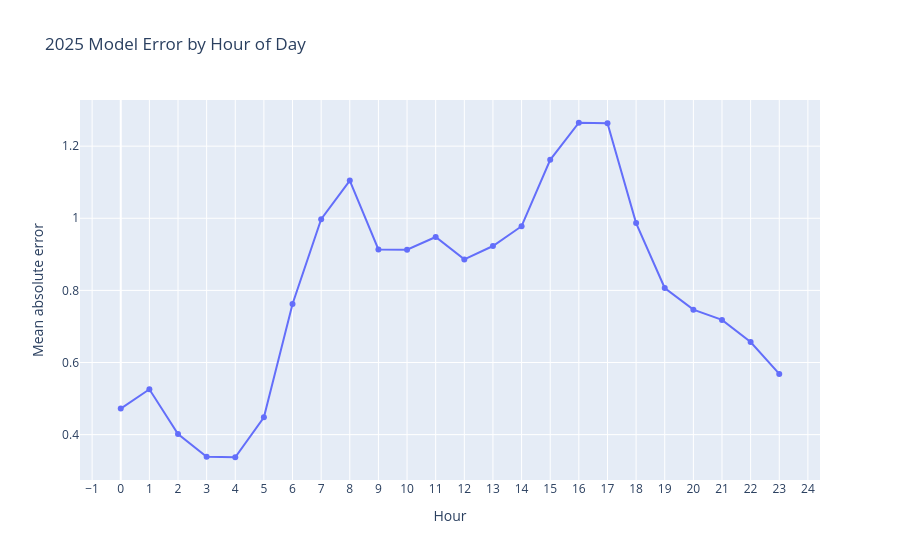

The code cell stored with this chart in its notebook:
### Code cell
fig = px.line(
    error_by_hour,
    x="hour",
    y="mean_absolute_error",
    markers=True,
    title="2025 Model Error by Hour of Day",
    labels={
        "hour": "Hour",
        "mean_absolute_error": "Mean absolute error",
    },
)

fig.update_xaxes(
    dtick=1,
)

fig.show()

### Figure 1 — Plotly figure (JSON) as saved in the notebook; plotly's stock layout.template omitted (floating-point values rounded to 4 significant figures)
{"data": [{"hovertemplate": "Hour=%{x}<br>Mean absolute error=%{y}<extra></extra>", "legendgroup": "", "line": {"color": "#636efa", "dash": "solid"}, "marker": {"symbol": "circle"}, "mode": "lines+markers", "name": "", "orientation": "v", "showlegend": false, "type": "scatter", "x": [0, 1, 2, 3, 4, 5, 6, 7, 8, 9, 10, 11, 12, 13, 14, 15, 16, 17, 18, 19, 20, 21, 22, 23], "xaxis": "x", "y": [0.4721, 0.5258, 0.4015, 0.3386, 0.3373, 0.4479, 0.7621, 0.9975, 1.105, 0.9137, 0.9129, 0.948, 0.8859, 0.9231, 0.978, 1.162, 1.265, 1.264, 0.9867, 0.8066, 0.7466, 0.7182, 0.657, 0.5684], "yaxis": "y"}], "layout": {"legend": {"tracegroupgap": 0}, "title": {"text": "2025 Model Error by Hour of Day"}, "xaxis": {"anchor": "y", "domain": [0, 1], "dtick": 1, "title": {"text": "Hour"}}, "yaxis": {"anchor": "x", "domain": [0, 1], "title": {"text": "Mean absolute error"}}}}
